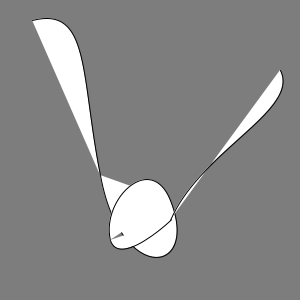
Frame 1 (no input)
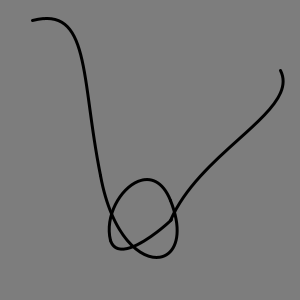
Frame 60 (the mouse pressed at the canvas centre just before this capture)
Frame 120 (the mouse held since frame 60 and released just before this capture): identical to frame 60, image omitted

The Processing sketch that drew these frames (run headless with seeded random() and noise(); from frame 60 on, the mouse is pressed at the canvas centre):

// Processing sketch: processing_134555
// ── processing_134555.pde

void setup () {
  size (300,300);
}


void draw () {
  background (125);
bezier (32,20,90,5,80,75,100,175);
bezier (100,175,120,285,200,275,170,200);
bezier (170,200,150,150,100,200,110,240);
bezier (110,240,120,270,179,212,170,220);
bezier (170,220,200,150,300,110,280,70);
noFill();
strokeWeight (3);
}
